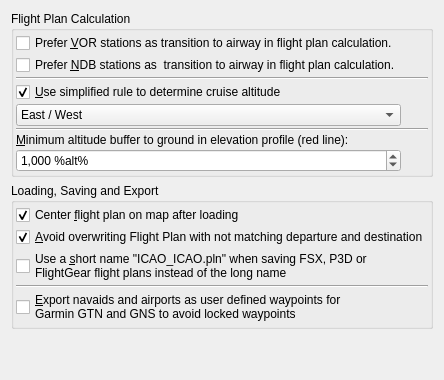
      <widget class="QWidget" name="stackedWidgetOptionsPage8">
       <layout class="QGridLayout" name="gridLayout_5">
        <item row="7" column="0">
         <widget class="QGroupBox" name="groupBox_5">
          <property name="title">
           <string>Loading, Saving and Export</string>
          </property>
          <layout class="QVBoxLayout" name="verticalLayout_6">
           <property name="spacing">
            <number>2</number>
           </property>
           <property name="leftMargin">
            <number>2</number>
           </property>
           <property name="topMargin">
            <number>2</number>
           </property>
           <property name="rightMargin">
            <number>2</number>
           </property>
           <property name="bottomMargin">
            <number>2</number>
           </property>
           <item>
            <widget class="QCheckBox" name="checkBoxOptionsGuiCenterRoute">
             <property name="toolTip">
              <string>Does not apply to the flight plan loaded after startup.</string>
             </property>
             <property name="text">
              <string>Center &amp;flight plan on map after loading</string>
             </property>
             <property name="checked">
              <bool>true</bool>
             </property>
            </widget>
           </item>
           <item>
            <widget class="QCheckBox" name="checkBoxOptionsGuiAvoidOverwrite">
             <property name="toolTip">
              <string>Check this option to avoid overwriting flight plans with a new departure or destination after changing these.
The &quot;Save as&quot; dialog will show up instead of overwriting the current flight plan when you reverse the route for example.</string>
             </property>
             <property name="text">
              <string>&amp;Avoid overwriting Flight Plan with not matching departure and destination</string>
             </property>
             <property name="checked">
              <bool>true</bool>
             </property>
            </widget>
           </item>
           <item>
            <widget class="QCheckBox" name="checkBoxOptionsRouteShortName">
             <property name="text">
              <string>Use a &amp;short name &quot;ICAO_ICAO.pln&quot; when saving FSX, P3D or
FlightGear flight plans instead of the long name</string>
             </property>
            </widget>
           </item>
           <item>
            <widget class="Line" name="line_10">
             <property name="orientation">
              <enum>Qt::Horizontal</enum>
             </property>
            </widget>
           </item>
           <item>
            <widget class="QCheckBox" name="checkBoxOptionsRouteExportUserWpt">
             <property name="toolTip">
              <string>&lt;html&gt;&lt;head/&gt;&lt;body&gt;&lt;p&gt;This saves all waypoints as user defined waypoints when exporting flight plans for a Garmin unit. &lt;br/&gt;This avoids locked waypoints due to different AIRAC cycles and affects the export functions below: &lt;/p&gt;
&lt;ul&gt;
&lt;li&gt;Export Flight Plan as Garmin GTN GFP ... &lt;/li&gt;
&lt;li&gt;Export Flight Plan to FPL for the Reality XP GNS ... &lt;/li&gt;
&lt;li&gt;Export Flight Plan as GFP for Reality XP GTN ...&lt;/li&gt;
&lt;/ul&gt;
&lt;b&gt;Note that is not possible to export procedures if this is enabled.&lt;/b&gt;
&lt;/body&gt;&lt;/html&gt;</string>
             </property>
             <property name="text">
              <string>&amp;Export navaids and airports as user defined waypoints for
Garmin GTN and GNS to avoid locked waypoints</string>
             </property>
            </widget>
           </item>
          </layout>
         </widget>
        </item>
        <item row="0" column="0">
         <widget class="QGroupBox" name="groupBox_4">
          <property name="title">
           <string>Flight Plan Calculation</string>
          </property>
          <layout class="QGridLayout" name="gridLayout_18">
           <property name="leftMargin">
            <number>2</number>
           </property>
           <property name="topMargin">
            <number>2</number>
           </property>
           <property name="rightMargin">
            <number>2</number>
           </property>
           <property name="bottomMargin">
            <number>2</number>
           </property>
           <property name="spacing">
            <number>2</number>
           </property>
           <item row="6" column="0">
            <widget class="QLabel" name="labelOptionsRouteGroundBuffer">
             <property name="text">
              <string>&amp;Minimum altitude buffer to ground in elevation profile (red line):</string>
             </property>
             <property name="buddy">
              <cstring>spinBoxOptionsRouteGroundBuffer</cstring>
             </property>
            </widget>
           </item>
           <item row="3" column="0">
            <widget class="QCheckBox" name="checkBoxOptionsRouteEastWestRule">
             <property name="toolTip">
              <string>Rounds up flight plan cruise altitude according to selected rule.</string>
             </property>
             <property name="text">
              <string>&amp;Use simplified rule to determine cruise altitude</string>
             </property>
             <property name="checked">
              <bool>true</bool>
             </property>
            </widget>
           </item>
           <item row="2" column="0" colspan="3">
            <widget class="Line" name="line_9">
             <property name="orientation">
              <enum>Qt::Horizontal</enum>
             </property>
            </widget>
           </item>
           <item row="4" column="0">
            <widget class="QComboBox" name="comboBoxOptionsRouteAltitudeRuleType">
             <property name="toolTip">
              <string>East / West: Rounds up  cruise altitude to nearest odd thousand feet for eastward flight plans and nearest even thousand feet for westward flight plans.
North / South: Rounds up  cruise altitude to nearest odd thousand feet for southward flight plans and nearest even thousand feet for northward flight plans.
South / North: Same as North / South but reverses odd and even.</string>
             </property>
             <item>
              <property name="text">
               <string>East / West</string>
              </property>
             </item>
             <item>
              <property name="text">
               <string>North / South (e.g. Italy, France and Portugal)</string>
              </property>
             </item>
             <item>
              <property name="text">
               <string>South / North (e.g. New Zealand)</string>
              </property>
             </item>
            </widget>
           </item>
           <item row="0" column="0">
            <widget class="QCheckBox" name="checkBoxOptionsRoutePreferVor">
             <property name="toolTip">
              <string>Prefer nearest VOR that is part of an airway instead of the nearest waypoint
when transitioning from airport to airway.</string>
             </property>
             <property name="text">
              <string>Prefer &amp;VOR stations as transition to airway in flight plan calculation. </string>
             </property>
             <property name="checked">
              <bool>false</bool>
             </property>
            </widget>
           </item>
           <item row="5" column="0" colspan="3">
            <widget class="Line" name="line_7">
             <property name="orientation">
              <enum>Qt::Horizontal</enum>
             </property>
            </widget>
           </item>
           <item row="1" column="0">
            <widget class="QCheckBox" name="checkBoxOptionsRoutePreferNdb">
             <property name="toolTip">
              <string>Prefer nearest NDB that is part of an airway instead the nearest waypoint
when transitioning from airport to airway.</string>
             </property>
             <property name="text">
              <string>Prefer &amp;NDB stations as  transition to airway in flight plan calculation.</string>
             </property>
             <property name="checked">
              <bool>false</bool>
             </property>
            </widget>
           </item>
           <item row="7" column="0">
            <widget class="QSpinBox" name="spinBoxOptionsRouteGroundBuffer">
             <property name="toolTip">
              <string>The red line value is always rounded up to the next 500 ft.
Note that this value does not affect flight plan calculation or saving of flight plans.</string>
             </property>
             <property name="showGroupSeparator" stdset="0">
              <bool>true</bool>
             </property>
             <property name="suffix">
              <string> %alt%</string>
             </property>
             <property name="maximum">
              <number>10000</number>
             </property>
             <property name="singleStep">
              <number>100</number>
             </property>
             <property name="value">
              <number>1000</number>
             </property>
            </widget>
           </item>
          </layout>
         </widget>
        </item>
        <item row="10" column="0">
         <spacer name="verticalSpacer_3">
          <property name="orientation">
           <enum>Qt::Vertical</enum>
          </property>
          <property name="sizeHint" stdset="0">
           <size>
            <width>20</width>
            <height>40</height>
           </size>
          </property>
         </spacer>
        </item>
       </layout>
      </widget>
